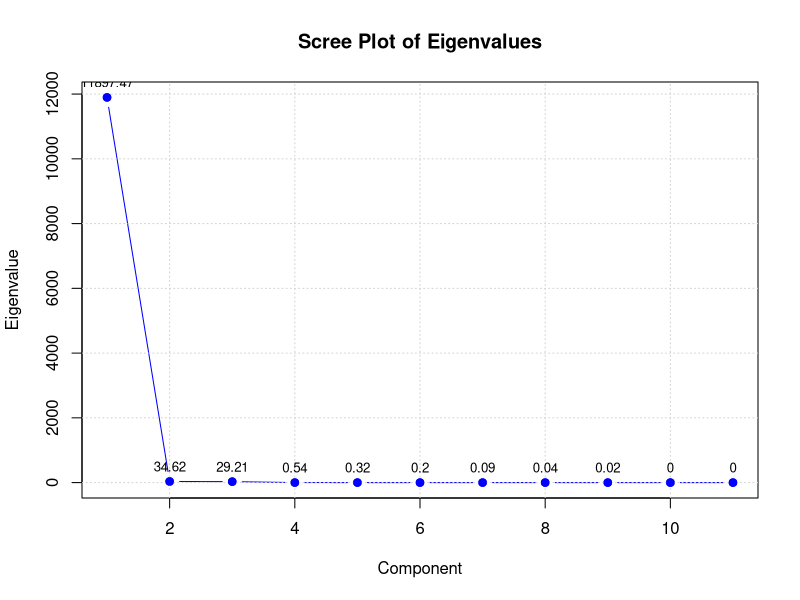

Write R code to recreate this figure.
dt <- read.csv("./Equity_Premium.csv")
time <- dt$Time
y <- dt$y
x_dfy <- dt$x_dfy
x_infl <- dt$x_infl
x_svar <- dt$x_svar
x_tms <- dt$x_tms
x_tbl <- dt$x_tbl
x_dfr <- dt$x_dfr
x_dp <- dt$x_dp
x_ltr <- dt$x_ltr
x_ep <- dt$x_ep
x_bmr <- dt$x_bmr
x_ntis <- dt$x_ntis

variables <- list(y, x_dfy, x_infl, x_svar, x_tms, x_tbl, x_dfr, x_dp, x_ltr, x_ep, x_bmr, x_ntis)
var_names <- c("y", "x_dfy", "x_infl", "x_svar", "x_tms", "x_tbl", "x_dfr", "x_dp", "x_ltr", "x_ep", "x_bmr", "x_ntis")
y <- variables[[1]]
variables <- variables[-1]
variables <- do.call(cbind, variables)

transposed_variables <- t(variables)
tmp_matrix <- transposed_variables %*% variables

eigen_result <- eigen(tmp_matrix)
eigenvalues <- eigen_result$values

# Sort eigenvalues in descending order
sorted_eigenvalues <- sort(eigenvalues, decreasing = TRUE)

# Create a data frame for plotting
plot_data <- data.frame(
  Component = 1:11,
  Eigenvalue = sorted_eigenvalues[1:11]
)

# Create the scree plot
png("./plots/scree_plot.png", width = 800, height = 600)

# Plot eigenvalues
plot(plot_data$Component, plot_data$Eigenvalue, type = "b", 
     xlab = "Component", ylab = "Eigenvalue",
     main = "Scree Plot of Eigenvalues",
     xlim = c(1, 11), ylim = c(0, max(plot_data$Eigenvalue)),
     pch = 19, col = "blue")

# Add grid lines for better readability
grid()

# Add points and values
for (i in 1:11) {
  points(i, plot_data$Eigenvalue[i], pch = 19, col = "blue")
  text(i, plot_data$Eigenvalue[i], labels = round(plot_data$Eigenvalue[i], 2), 
       pos = 3, cex = 0.8)
}

dev.off()